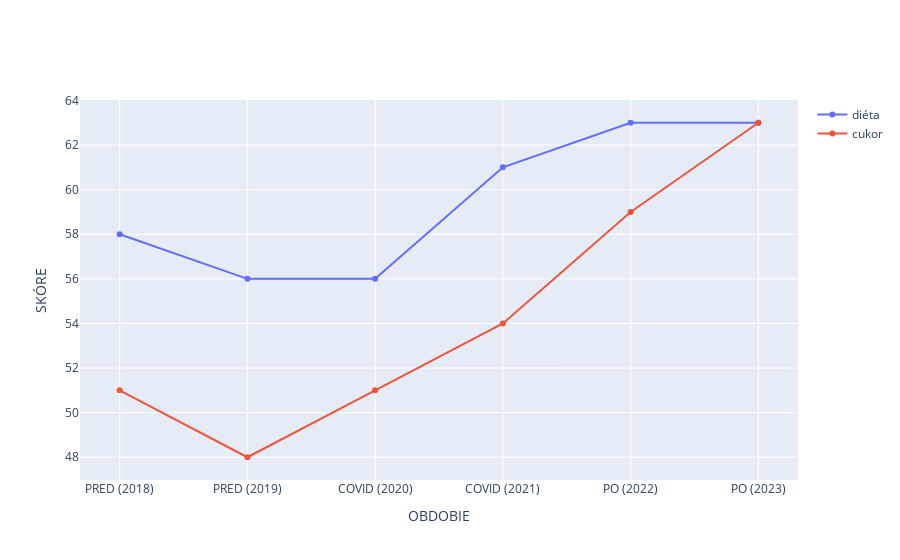

Notebook code cell kept with this figure:
### Code cell
import plotly.graph_objects as go
import pandas as pd

df = pd.read_csv('data_plot2.csv', delimiter=';')

fig = go.Figure()

# Add the first curve
fig.add_trace(go.Scatter(x=df['YEAR'], y=df['diet related'], name='diéta'))
fig.add_trace(go.Scatter(x=df['YEAR'], y=df['sugar'], name='cukor'))

fig.update_layout(
    xaxis_title="OBDOBIE",
    yaxis_title="SKÓRE",
)

### Figure 1 — Plotly figure (JSON) as saved in the notebook; plotly's stock layout.template omitted (floating-point values rounded to 4 significant figures)
{"data": [{"name": "diéta", "type": "scatter", "x": ["PRED (2018)", "PRED (2019)", "COVID (2020)", "COVID (2021)", "PO (2022)", "PO (2023)"], "y": [58, 56, 56, 61, 63, 63]}, {"name": "cukor", "type": "scatter", "x": ["PRED (2018)", "PRED (2019)", "COVID (2020)", "COVID (2021)", "PO (2022)", "PO (2023)"], "y": [51, 48, 51, 54, 59, 63]}], "layout": {"xaxis": {"title": {"text": "OBDOBIE"}}, "yaxis": {"title": {"text": "SKÓRE"}}}}
